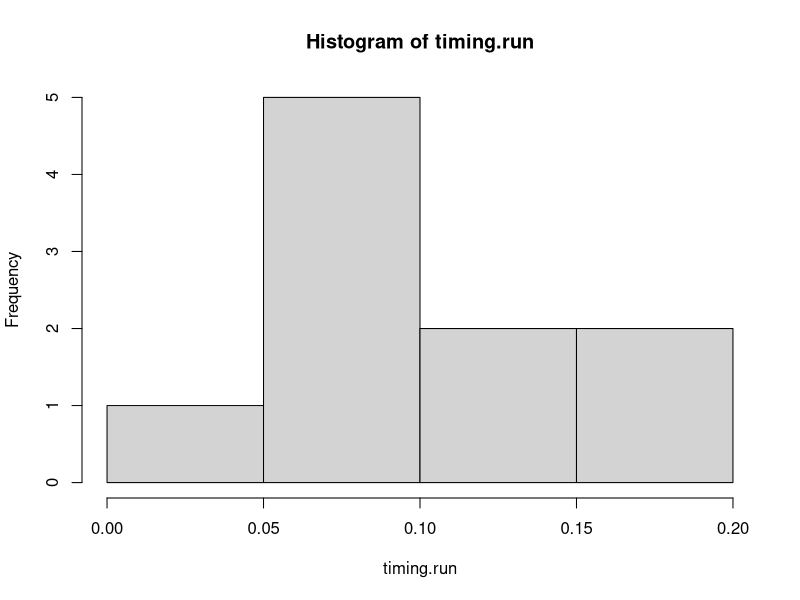

R code for this plot:
#########################################################
#                                                        
#                  MULTI-TYPE Sellke SEIR model
#                  
#                                                        
#                  Author:          E.A.J.Fischer                     
#                  Contact:         e.a.j.fischer@uu.nl                     
#                  Creation date:   16-2-2023                         
#########################################################

#include libraries ####
packages <- c("ggplot2","dplyr","tidyverse")


## Now load or install&load all
package.check <- lapply(
  packages,
  FUN = function(x) {
    if (!require(x, character.only = TRUE)) {
      install.packages(x, dependencies = TRUE)
      library(x, character.only = TRUE)
    }
  }
)

#scenario
scenario <- "broiler";

#parameters####
itypes <- 2;

#these should be fitting to the number of types
N0 <- 100
#proportion initially protected by vaccination
p.protect = 0.9;
initial<- 10 
L0 <- round(c(1-p.protect,p.protect)*initial,digits = 0) #number of initially latently infected 
I0 <- round(c(1-p.protect,p.protect)*0,digits = 0) #number of initially infectious
R0 <- c(0,0) # number of initially recoverd
S0 <- round(c(1-p.protect,p.protect)*N0,digits = 0)-L0-I0-R0
runs <-10; #number of runs
N0 <- sum(S0+L0+I0+R0)
max.time <- 42;
#parameters
#Type 1  = not protected by vaccination and type 2 = protected by vaccination
#Use values for infectivity and infectious periods from Sitaris et al 2016 https://doi.org/10.1098/rsif.2015.0976
beta <- matrix(c(3.73, 3.73,0.058,0.058),ncol = itypes) #transmission coefficient matrix for a 2x2 matrix (1 -> 1, 1->2, 2-> 1, 2-> 2)
#choose very short latency period
latency.period <- c(0.001,0.001);
#Duration latency period as function of a random variable U
dL <- function(U,itype){return(-log(1 - U)*latency.period[itype])} #exponential distribution

#Duration infectious period as function of a random variable U
infectious.period <- c(1.47,1.47)
variance.infectious.period <- c(1.47,1.47)^2
#Duration infectious period as function of a random variable U
#dI <- function(U){return(-log(1 - U) * infectious.period)} #exponential function
dI <- function(U,itype){return(qgamma(U, shape = infectious.period[itype]^2/variance.infectious.period[itype] , rate = infectious.period[itype]/variance.infectious.period[itype]))} #exponential function

#transition rates should be of size itypes x itypes with 0 on diagonal
transRate <- matrix(c(0,0.038,0.0,0), nrow = itypes) #value based on https://nvaidya.sdsu.edu/SIAP2015.pdf
dT <- function(U,itype1,itype2){return(-log(1 -U)/transRate[itype1,itype2])} #exponential function


#probability of dying at end of infectious period
pdie <- c(0.95,0.0)

#Mortality events
mortRate <- 0.0005 #per capita death rate 
dLE <- function(U){return(-log(1 -U)/mortRate)} #life expectancy as function of random variable U

#create a list of all parameters
param.list <- list(
  itypes = itypes,
  N0=  N0,
  p.protect = p.protect,
  initial = initial,
  L0 = L0,
  I0 = I0,
  R0 =R0,
  S0 =S0,
  runs =runs,
  max.time =max.time,
  beta =beta,
  latency.period = latency.period,
  dL = dL,
  infectious.period = infectious.period,
  variance.infectious.period =variance.infectious.period,
  dI =dI,
  transRate = transRate,
  dT = dT,
  pdie = pdie,
  mortRate = mortRate,
  dLE =dLE
)

#initialize
output <- list(time = c(0), N = c(N0),C=c(0), run =c(1),dt = c(0))
output$S<- S0
output$L<- L0
output$I<- I0
output$R <- R0
output$DS <- 0*S0
output$DL <- 0*L0
output$DI <- 0*I0
output$DR <- 0*R0


#seed <- as.numeric(Sys.time())
set.seed(1678980340)#(seed)
currun = 1;
#timer
start.time.overal <- Sys.time()
timing.run<- c()
#loop over number of runs
while(currun <= runs){
  #initialize
  output <- list(time = c(0), N = c(N0),C=c(0), run =c(1),dt = c(0))
  output$S<- S0
  output$L<- L0
  output$I<- I0
  output$R <- R0
  output$DS <- 0*S0
  output$DL <- 0*L0
  output$DI <- 0*I0
  output$DR <- 0*R0
  
  start.time.run <- Sys.time()
  #set state of the system with initial values
  state <- list(time = 0, N = N0,C=0, run = currun, dt = 0)
  state$S<- S0
  state$L<- L0
  state$I<- I0
  state$R <- R0
  state$DS <- 0*S0
  state$DL <- 0*L0
  state$DI <- 0*I0
  state$DR <- 0*R0
  
  ids.initI =  if(sum(state$I) > 0){1:sum(state$I)} else 0;
  ids.initL = (sum(state$I)+1) : (sum(state$I)+sum(state$L));
  ids.initS = c((sum(state$I)+sum(state$L)+1):(sum(state$S)+sum(state$I)+sum(state$L)))
  
  #individual states
  indiv.states <- rbind(if(sum(state$I)>0){data.frame(id = ids.initI,
                             state = "I",
                             itype = c(unlist(mapply(rep, times = state$I, x= c(1:length(state$I))))))}else data.frame(id =c(),state =c(),itype=c()),
                        data.frame(id = ids.initL,
                                         state = "L",
                                   itype = c(unlist(mapply(rep, times = state$L, x= c(1:length(state$L)))))),
                         data.frame(id = ids.initS,
                                    state = "S",
                                   itype = c(unlist(mapply(rep, times = state$S, x= c(1:length(state$S)))))))
  #die at recovery
  indiv.states$dieatrec <- FALSE;
  
  #debugging stuff
  indiv.states$state.or <- indiv.states$state
  indiv.states$itype.or <- indiv.states$itype
  
                                    
                        
  
  #initialize event list with id so that dead animals can be removed
  events <- if(sum(state$I)>0){data.frame(type = c("IR"), 
                       time =  mapply(dI,runif(sum(state$I)), indiv.states[indiv.states$state == "I",]$itype ),
                       id = ids.initI)} else {data.frame(type = c(), 
                                                         time =  c(),
                                                         id = c())};
  
  events <- rbind(events,data.frame(type = c("LI","IR"), 
                                    time = c(mapply(function(x,y){cumsum(c(x,y))},  c(mapply(dL,runif(sum(state$L)), indiv.states[indiv.states$state == "L",]$itype )),
                                                    c(mapply(dI,runif(sum(state$L)), indiv.states[indiv.states$state == "L",]$itype )))),
                                    id = rep(ids.initL, each = 2)))
  
 
  #schedule mortality events for all animals 
  events <- rbind(events,data.frame(type = c("M"), time = sapply(FUN = dLE, X = runif(state$N)),id = indiv.states$id))
  
  #schedule transition events for all animals
  for(i in c(1:itypes)){#type from which to transition
    for(j in c(1:itypes)) #type transition to
    {
  if(i!=j){
    events <- rbind(events,data.frame(type = c(paste0("T",i,j)), time = sapply(FUN = dT, X = runif(state$S[i]), 
                                                                               itype1 = i, itype2 = j),
                                      id = indiv.states[indiv.states$state=="S" & indiv.states$itype == i,]$id))
     }
    }
  }
  #remove events that will never happen
  events <- filter(events,time != Inf)
  events <- filter(events,time < max.time)
  #order events by time of execution
  events <- events[order(events$time),]
 
 
  
  #for susceptible animal draw a threshold Q and latent and infectious period and set cumulative foi to 0
  QIRtimes<- data.frame(Q = rexp(sum(state$S),1),
                        M = sapply(FUN = dLE, X = runif(sum(state$S))),
                        cumfoi = rep(0,sum(state$S)),
                        id = ids.initS,
                        infectiontime = Inf);
  QIRtimes<- QIRtimes[order(QIRtimes$Q),]
  
  
  
  #set initial values 
  foi <- rep(0, itypes)  #force of infection
  
  #counters for output/debugging not necessary for running the simulations
  cLI <-  rep(0, itypes)  #counter for latent to infectious transitions
  cIR <- rep(0, itypes)   #counter for infectious to recover transitions
  cSL <- rep(0, itypes)  #counter for susceptible to latent transitions
  cM <- rep(0, itypes)  #counter for mortality events
  
  #set manual 'handbreak' that prevents endless loops
  handbreak =0
  while(length(events$time) > 0 & sum(state$L) + sum(state$I) > 0 & state$time < max.time)
  {
    handbreak = handbreak + 1
    if(handbreak > 5*N0){stop}
    #process the first event in the list
    
    #update the cumulative infection pressure for all animals
    QIRtimes$cumfoi <- QIRtimes$cumfoi +foi[indiv.states[QIRtimes$id,]$itype] * (first(events$time) - state$time)
    
    #set time to current time and time step
    state$dt <- (first(events$time) - state$time)
    state$time <- first(events$time)
    
    #determine the next event
    #latent to infectious
    if(first(events$type) == "LI" ){
      cLI <- cLI + 1
      #add one to I type 
      state$I[indiv.states[first(events$id),]$itype] <- state$I[indiv.states[first(events$id),]$itype]  + 1
      #subtract one from L type
      state$L[indiv.states[first(events$id),]$itype]  <- state$L[indiv.states[first(events$id),]$itype]  - 1
      #set individual state
      indiv.states[first(events$id),]$state<- "I"
      if(min(state$L)<0){
        print("stop")
      }
      
    }
    #infectious to recovered
    if(first(events$type) == "IR" )
    {
      cIR <- cIR + 1
      #add one to R
      state$R[indiv.states[first(events$id),]$itype] <- state$R[indiv.states[first(events$id),]$itype] + 1
      #subtract one from I
      if(state$I[indiv.states[first(events$id),]$itype] ==0){
        print("error state$I" )
      }
      #
      state$I[indiv.states[first(events$id),]$itype]  <- state$I[indiv.states[first(events$id),]$itype]  - 1
      #set individual state
      indiv.states[first(events$id),]$state<- "R";
      #if the individual dies now deal with it
      if(indiv.states[first(events$id),]$dieatrec)
      {
        #subtract from R
        state$R[indiv.states[first(events$id),]$itype] <- state$R[indiv.states[first(events$id),]$itype] - 1
        state$N <- state$N - 1
        
        #count death
        state$DR[indiv.states[first(events$id),]$itype] <- state$DR[indiv.states[first(events$id),]$itype]  +1 
        
        #set individual state
        indiv.states[first(events$id),]$state<- "DR";
        
        #remove events of this animal but keep the current event
        events<- rbind(first(events),subset(events, id != first(events$id)))
      }
      
    }
    #susceptible to infectious
    if(first(events$type) == "SL" )
    { 
      #get individual type
      itype = indiv.states[first(events$id),]$itype
      cSL[itype]  <- cSL[itype] + 1
      #add one to L
      state$L[itype]  <- state$L[itype]  + 1
      #subtract one from S
      state$S[itype]  <- state$S[itype]  - 1
      #set transitions
      latPeriod <- dL(runif(1),itype);
      infPeriod <- dI(runif(1),itype);
      events<- rbind(events, data.frame(time =c(state$time + latPeriod), 
                                        type = c("LI"), 
                                        id = first(events$id))) #L -> I
      events<- rbind(events, data.frame(time =c(state$time + latPeriod+infPeriod),
                                        type = c("IR"), 
                                        id = first(events$id))) #I -> R
      if(exists("maxInfperiod")){ maxInfperiod<- max(maxInfperiod, infPeriod,na.rm =T) }else maxInfperiod <- infPeriod;
      indiv.states[first(events$id),]$dieatrec <- (rbinom(n =1, size = 1, p = pdie[indiv.states[first(events$id),]$itype]))>0
      
      #remove resistance of this particular animal
      QIRtimes <-subset(QIRtimes,QIRtimes$id !=first(events$id))
      #set individual state
      indiv.states[first(events$id),]$state<- "L"
      
    }
    #death
    if(first(events$type)== "M")
    {
      cM <- cM + 1
      state$N <- state$N - 1
    
      #get the animal id
      animalid  = first(events$id)
      typeM = indiv.states[indiv.states$id == animalid,]$state
      itype = indiv.states[indiv.states$id == animalid,]$itype
      
      #remove threshold 
      if(typeM == "S") { 
        #remove resistance of this anomal
        QIRtimes <-QIRtimes[QIRtimes$id != animalid,]
        } #or events
      else if(typeM =="L" || typeM == "I"){
        #select and remove events of this animal
        events<- rbind(first(events),subset(events, id != animalid))
      }
      
     
      if(state[typeM][[1]][itype] <= 0){
        print("error mortality event");
        stop();
      }
      
      
      #deal with the removal
      indiv.states[indiv.states$id == animalid,]$state = paste0("D",typeM); #set individual state to be dead in certain state
      state[typeM][[1]][itype] = state[typeM][[1]][itype] - 1; #remove one from the counters
      state[paste0("D",typeM)][[1]][itype] = state[paste0("D",typeM)][[1]][itype] + 1; #add one to the death counters
    }
    
    if(min(state$L)<0){
      print("stop")
    }
    
    #type transition event
    if(grepl("T",first(events$type)))
    {
      #if uninfected transfer the individual to the other type
      if(indiv.states[indiv.states$id == first(events$id),]$state == "S"){
        itype1 <- as.numeric(substring(first(events$type),2,2))
        itype2 <- as.numeric(substring(first(events$type),3,3))
        
        indiv.states[indiv.states$id == first(events$id),]$itype = itype2;
        state$S[itype1]= state$S[itype1] -1 
        state$S[itype2]= state$S[itype2] +1 
        
      }
      
      
    }
    
    
    #order events by time of execution
    events <- events[order(events$time),]
    
    #set force-of-infection for each type
    foi <- c(beta %*% state$I /state$N)
    
    #order events by time of execution
    events <- events[order(events$time),]
    
    
    #determine next infection event
    if(sum(state$S) * sum(state$I) > 0){
      QIRtimes$infectiontime <- state$time + (QIRtimes$Q - QIRtimes$cumfoi)/foi[indiv.states$itype[QIRtimes$id]]
    } else {infection <- 10^10}
    
    #remove first event
    events <- events[-1,]
    
    #if this event is previous to other events schedule it
    if(length(events$time) > 0)
    {
      if(min(QIRtimes$infectiontime)  < first(events$time))
      {
        #get the first infection
        QIRtimes <-QIRtimes[order(QIRtimes$infectiontime),]
        #
        events <- rbind(data.frame(time = first(QIRtimes$infectiontime),type = "SL",
                                   id = first(QIRtimes$id) ),events)
        #order events by time of execution
        events <- events[order(events$time),]
      }
    }
    
    #record this moment
    output$time <- rbind(output$time, state$time);
    output$N <- rbind(output$N, state$N);
    output$C <- rbind(output$C, state$C);
    output$run <- rbind(output$run, state$run);
    output$S <- rbind(output$S, state$S);
    output$L <- rbind(output$L, state$L);
    output$I <- rbind(output$I, state$I);
    output$R <- rbind(output$R, state$R);
    output$DS <- rbind(output$DS, state$DS);
    output$DL <- rbind(output$DL, state$DL);
    output$DI <- rbind(output$DI, state$DI);
    output$DR   <- rbind(output$DR, state$DR);
    output$dt   <- rbind(output$dt, state$dt);
    
  }
  #record output and parameters
  op <- list(out = output, pars = param.list)
  saveRDS(op, file = paste0(format(Sys.Date(),"%Y%m%d"),"output",scenario,"",currun,".RDS"))
  
  #add on to the current run counter
  currun <- currun +1
  #for debugging record time
  timing.run <-c(timing.run, Sys.time()-start.time.run)
}; timing.overall <-Sys.time() - start.time.overal;


hist(timing.run)
print(timing.overall)

